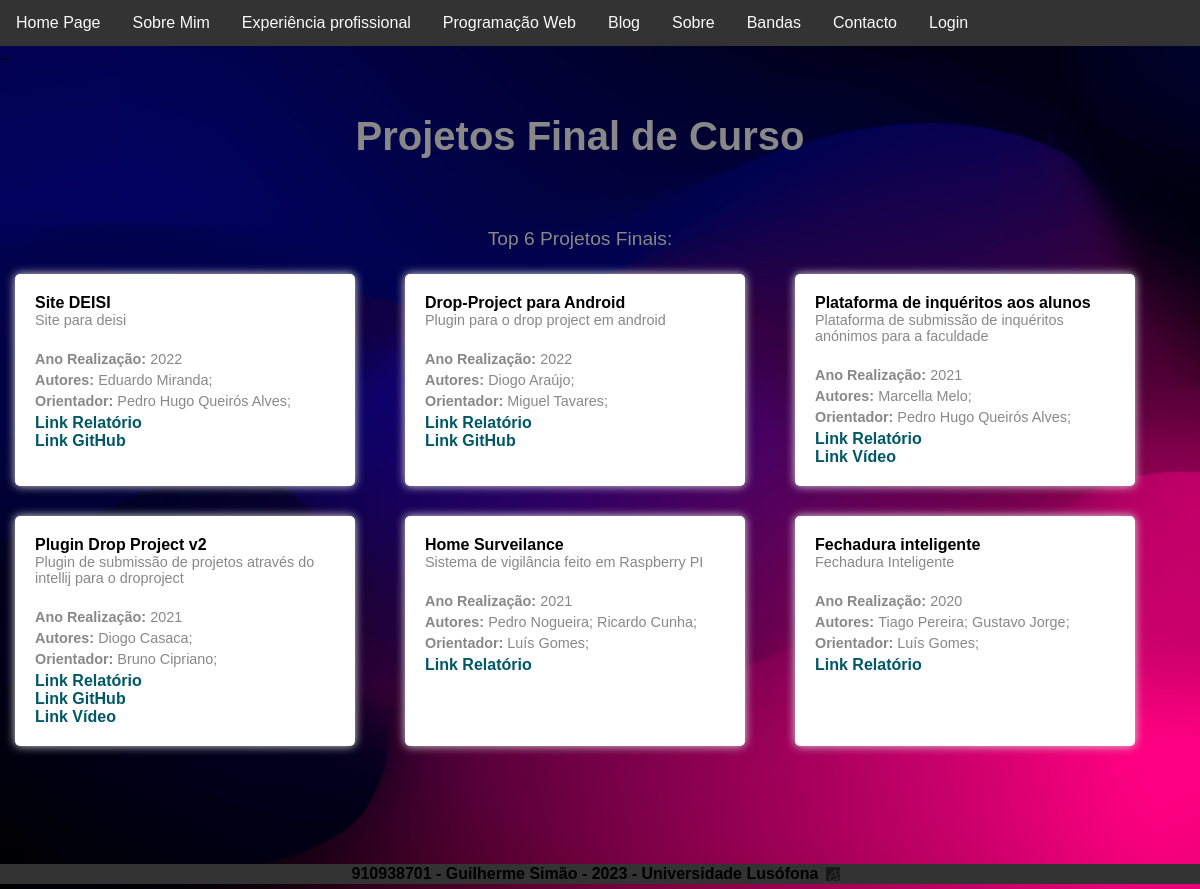
/projetoscurso, run on the app's committed database.
### portfolio/models.py (models this page shows, shortened)
class TFC(models.Model):
    titulo = models.CharField(max_length=80)
    autor = models.ManyToManyField(Pessoa, related_name='autor')
    orientador = models.ManyToManyField(Pessoa, related_name='orientador')
    imagem = models.ImageField(upload_to='static/portfolio/images', blank=True)
    anoRealizacao = models.IntegerField()
    sumario = models.CharField(max_length=500)
    link_relatorio = models.CharField(max_length=1000)
    linkGitHub = models.CharField(max_length=1000, null=True, blank=True)
    linkYt = models.CharField(max_length=1000, null=True, blank=True)

class Pessoa(models.Model):
    nome = models.CharField(max_length=40)
    link_lusofona = models.CharField(max_length=1000, null=True, blank=True)
    link_linkedin = models.CharField(max_length=1000, null=True, blank=True)

### portfolio/views.py (the view)
# urls.py: path('projetoscurso', views.projetoscurso_page_view, name='projetocurso'),
def projetoscurso_page_view(request):
    context = {'tfcs': TFC.objects.all()}
    return render(request, 'projetoscurso.html',context)

### portfolio/templates/projetoscurso.html (shortened to what this page needs)
{% extends 'portfolio/layout.html' %}
{% block main %}
<div class="wrapper">
    <h1 class="h1projetos">Projetos Final de Curso</h1>
    <p class="projetos">Top 6 Projetos Finais:</p>
    <ul class="ulprojetos">
        {% for tfc in tfcs %}
        <li class="liprojetos">
            <strong>{{tfc.titulo}}</strong><br>
            <span class="spanprojetos">{{tfc.sumario}}</span><br>
            <span class="spanprojetos"><b>Ano Realização: </b>{{tfc.anoRealizacao}}</span>
            <span class="spanprojetos"><b>Autores: </b>{% for autor in tfc.autor.all %}{{autor.nome}}; {% endfor %}</span>
            <span class="spanprojetos"><b>Orientador: </b>{% for orientador in tfc.orientador.all %}{{orientador.nome}}; {% endfor %}</span>
            {% if tfc.link_relatorio is not None %}
                <a class="aprojetos" href ="{{tfc.link_relatorio}}" target="_blank">Link Relatório</a><br>
            {% endif %}
            {% if tfc.linkGitHub is not None %}
                <a  class="aprojetos"href ="{{tfc.linkGitHub}}" target="_blank">Link GitHub</a><br>
            {% endif %}
            {% if tfc.linkYt is not None %}
                <a class="aprojetos" href ="{{tfc.linkYt}}" target="_blank">Link Vídeo</a><br>
            {% endif %}
        </li>
        {% endfor %}
    </ul>
</div>
{% endblock %}

### portfolio/static/css/layout.css (style rules this page uses)
body { background-color: #f5f5f5; font-family: Arial, sans-serif; margin: 0; padding: 0; height: 100%; background: url('../images/project1.jpg') no-repeat center center fixed; -webkit-background-size: cover; -moz-background-size: cover; -o-background-size: cover; background-size: cover; }
.wrapper { display: flex; flex-direction: column; min-height: 100vh; }
.h1projetos { margin-top: 0; color: #888; font-size: 2.5em; text-align: center; padding-top: 50px; margin-right: 40px; padding-bottom: 20px; }
.projetos { color: #888; font-size: 1.2em; line-height: 1.5; margin-bottom: 20px; margin-right: 40px; text-align: center; }
.ulprojetos { list-style: none; padding: 0; margin: 0; display: flex; flex-wrap: wrap; justify-content: center; }
.liprojetos { margin-bottom: 30px; margin-right: 50px; width: 300px; height: auto; box-shadow: 0px 0px 10px #ddd; padding: 20px; text-align: left; background-color: #fff; border-radius: 5px; transition: all 0.3s ease-in-out; }
.spanprojetos { display: block; margin-bottom: 5px; font-size: 0.9em; color: #888; }
.aprojetos { color: #005766; text-decoration: none; font-weight: bold; transition: all 0.3s ease-in-out; }

### data on the page
TFC: titulo "Site DEISI", sumario "Site para deisi", anoRealizacao "2022"
Pessoa: nome "Eduardo Miranda"
Pessoa: nome "Pedro Hugo Queirós Alves"
TFC: titulo "Drop-Project para Android", sumario "Plugin para o drop project em android", anoRealizacao "2022"
Pessoa: nome "Diogo Araújo"
Pessoa: nome "Miguel Tavares"
TFC: titulo "Plataforma de inquéritos aos alunos", sumario "Plataforma de submissão de inquéritos anónimos para a faculdade", anoRealizacao "2021"
Pessoa: nome "Marcella Melo"
TFC: titulo "Plugin Drop Project v2", sumario "Plugin de submissão de projetos através do intellij para o droproject", anoRealizacao "2021"
Pessoa: nome "Diogo Casaca"
Pessoa: nome "Bruno Cipriano"
TFC: titulo "Home Surveilance", sumario "Sistema de vigilância feito em Raspberry PI", anoRealizacao "2021"
Pessoa: nome "Pedro Nogueira"
Pessoa: nome "Ricardo Cunha"
Pessoa: nome "Luís Gomes"
TFC: titulo "Fechadura inteligente", sumario "Fechadura Inteligente", anoRealizacao "2020"
Pessoa: nome "Tiago Pereira"
Pessoa: nome "Gustavo Jorge"
Pessoa: nome "Luís Gomes"
